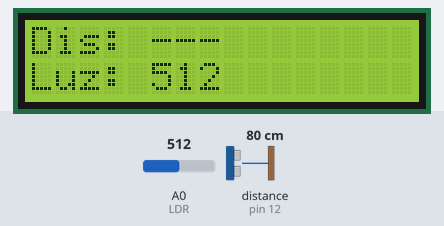
Simulated run of this sketch. Board: Arduino Uno, built with avr-gcc and run on an emulated ATmega328P. Shown: 16×2 character LCD. Wiring (inferred from the names in the program): ultrasonic range finder: trigger pin 13; echo pin 12. The test bench sets the inputs (shaded band); at power-on: distance to the obstacle (sensor on pin 12) 80 cm, A0 (LDR) = 512. The echo pulse lasts 58.3 µs per cm.

Above: at 1.2 s.
1.3 s: distance to the obstacle (sensor on pin 12) set to 2 cm
At 2.0 s:
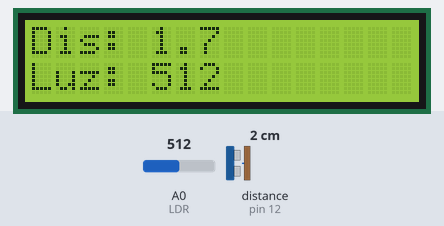
3.6 s: A0 (LDR) set to 0
At 4.0 s:
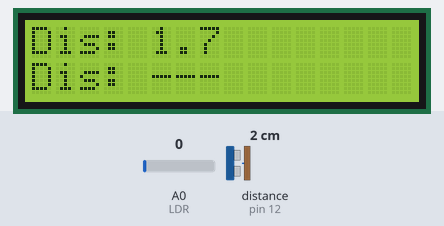
6.6 s: distance to the obstacle (sensor on pin 12) set to 4 cm
At 7.0 s:
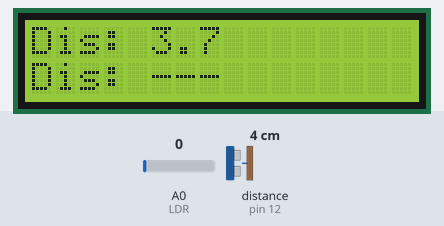
8.1 s: A0 (LDR) set to 35
At 8.6 s:
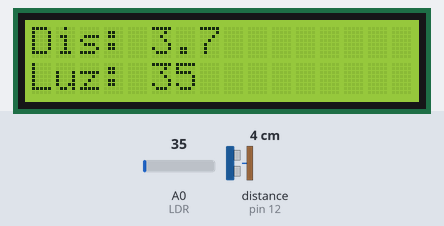
9.7 s: distance to the obstacle (sensor on pin 12) set to 9 cm
At 10.1 s:
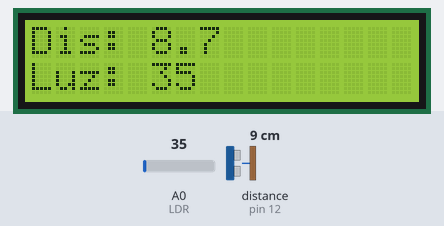
11.2 s: A0 (LDR) set to 15
At 11.6 s:
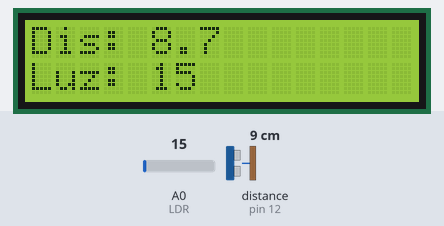

Measured:
- after the input at 1.3 s, the display: first differs from a run without the input after 0.31 s (image 1 shows a later state)
- after the input at 3.6 s, the display: first differs from a run without the input at once (image 2)
- after the input at 8.1 s, the display: first differs from a run without the input after 0.11 s (image 4)
- what the display in image 1 shows lasts 0.5 s, from 1.6 s to 2.1 s

The sketch:

SistemaDeControleDeSensorizacao.ino
```cpp
#include <LiquidCrystal.h>
#define LDR A0
#define trig 13
#define echo 12

LiquidCrystal lcd(7, 6, 5, 4, 3, 2);

float duracao;
float cm;
int ldr;

void setup() {
  digitalWrite(trig, LOW);
  pinMode(trig, OUTPUT);
  pinMode(echo, INPUT);
  pinMode(LDR, INPUT);

  lcd.begin(16, 2);
}

int leituraLDR()
{
  ldr = analogRead(LDR);
  return ldr;
}

float calculoDis()
{
  digitalWrite(trig, HIGH);
  delayMicroseconds(10);
  digitalWrite(trig, LOW);

  duracao = pulseIn(echo, HIGH);
  cm = ((duracao/2)*0.0343);
  return cm;
}

void loop() {

  if (leituraLDR() == 0 && calculoDis() == 0.00)
  {
    lcd.setCursor(0,0);
    lcd.print("Dis: ---");
    lcd.setCursor(0,1);
    lcd.print("Luz: ---");

  }
  else if (leituraLDR() == 0 && calculoDis() != 0.00)
  {
    if (calculoDis() > 25.0)
    {
      lcd.setCursor(0,0);
      lcd.print("Dis: ---");
    }
    else
    {
      lcd.setCursor(0,0);
      lcd.print("Dis:");
      lcd.setCursor(5, 0);
      lcd.print(calculoDis(),1);
    }

    lcd.setCursor(0,1);
    lcd.print("Dis: ---");

  }
  else if (leituraLDR()!=0 && calculoDis()!=0.00)
  {

    if (calculoDis() > 25.0)
    {
      lcd.setCursor(0,0);
      lcd.print("Dis: ---");

      lcd.setCursor(0,1);
      lcd.print("Luz:");
      lcd.setCursor(5,1);
      lcd.print(leituraLDR(),1);

    }
    else
    {
      lcd.setCursor(0,0);
      lcd.print("Dis:");
      lcd.setCursor(5,0);
      lcd.print(calculoDis(),1);

      lcd.setCursor(0,1);
      lcd.print("Luz:");
      lcd.setCursor(5,1);
      lcd.print(leituraLDR(),1);
    }
  }
  else if (leituraLDR() != 0 && calculoDis() == 0.00)
  {
    lcd.setCursor(0,0);
    lcd.print("Dis: ---");

    lcd.setCursor(0,1);
    lcd.print("Luz:");
    lcd.setCursor(5,1);
    lcd.print(calculoDis(),1);

  }

  delay(500);
  lcd.clear();
}
```
